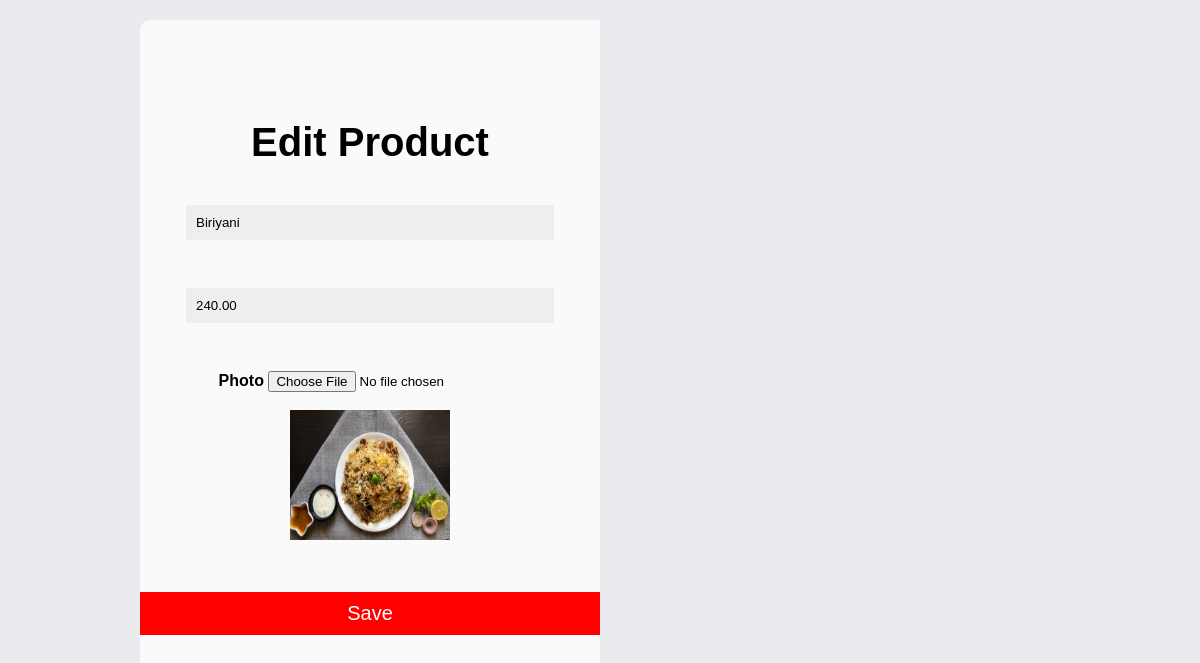
/edit_product_adm/5/, run on the app's committed database.
### kfd/models.py (models this page shows, shortened)
class Product(models.Model):
    product_name = models.CharField(max_length=255)
    product_price = models.DecimalField(max_digits=10, decimal_places=2)
    photo = models.ImageField(upload_to='product_images/', blank=True, null=True)  # Add this field

### kfd/views.py (the view, shortened to what this page needs)
# urls.py: path('edit_product_adm/<int:id>/', kfd.views.edit_product_adm, name='edit_product_adm'),
def edit_product_adm(request, id):
    product = get_object_or_404(Product, id=id)  # Correct: lowercase instance
    return render(request, 'edit_product_adm.html', {'product': product})

### Templates/edit_product_adm.html (shortened to what this page needs)
<!DOCTYPE html>
<html lang="en">
<head>
</head>
<body>
<div class="container">
    <div class="login">
        <h1>Edit Product</h1>
        <form method="post" action="{% url 'edit_product_adm' product.id %}" enctype="multipart/form-data">
            <input type="text" size="25" name="product_name" value="{{ product.product_name }}" required ><br><br>
            <input type="number" step="0.01" size="25" name="product_price" value="{{ product.product_price }}" required><br><br>
            <label for="photo"><b>Photo</b></label>
            <input type="file" size="10" name="photo"><br><br>
            {% if product.photo %}
                <img src="{{ product.photo.url }}" alt="Current Image" style="width: 160px; height: 130px;"><br><br>
            {% endif %}
            <button type="submit">Save</button>
        </form>
    </div>
</div>
</body>
</html>

### Templates/edit_product_adm.html (style rules this page uses)
* { box-sizing: border-box; margin: 0; padding: 0; }
body { background: #e9ebee; display: flex; justify-content: center; align-items: center; height: 100vh; font-family: sans-serif; }
.container { width: 80%; margin: auto; padding: 20px; height: 100%; }
.login { width: 50%; background-color: #fafafa; height: 100%; border-radius: 10px 0 0 10px; text-align: center; padding-top: 100px; }
.login h1 { margin-bottom: 40px; font-size: 2.5em; }
input[type="email"], input[type="password"], input[type="text"], input[type="number"] { width: 80%; padding: 10px; margin-bottom: 30px; border: none; background-color: #eeeeef; }
.login button { width: 100%; margin: 30px 0; padding: 10px; border: none; background-color: red; color: #fff; font-size: 20px; cursor: pointer; transition: 0.3s all ease-in-out; }

### data on the page
Product: product_name "Biriyani", product_price "240.00", photo (picture)
